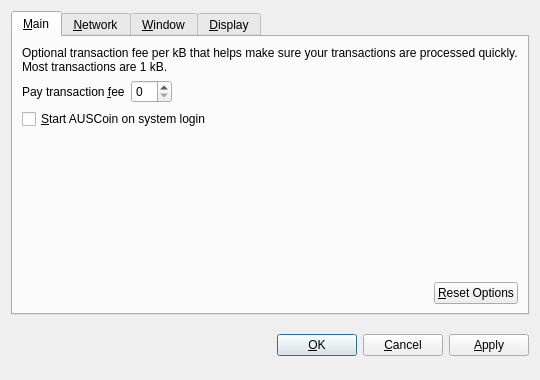
<?xml version="1.0" encoding="UTF-8"?>
<ui version="4.0">
 <class>OptionsDialog</class>
 <widget class="QDialog" name="OptionsDialog">
  <property name="geometry">
   <rect>
    <x>0</x>
    <y>0</y>
    <width>540</width>
    <height>380</height>
   </rect>
  </property>
  <property name="windowTitle">
   <string>Options</string>
  </property>
  <property name="modal">
   <bool>true</bool>
  </property>
  <layout class="QVBoxLayout" name="verticalLayout">
   <item>
    <widget class="QTabWidget" name="tabWidget">
     <property name="tabPosition">
      <enum>QTabWidget::North</enum>
     </property>
     <property name="currentIndex">
      <number>0</number>
     </property>
     <widget class="QWidget" name="tabMain">
      <attribute name="title">
       <string>&amp;Main</string>
      </attribute>
      <layout class="QVBoxLayout" name="verticalLayout_Main">
       <item>
        <widget class="QLabel" name="transactionFeeInfoLabel">
         <property name="text">
          <string>Optional transaction fee per kB that helps make sure your transactions are processed quickly. Most transactions are 1 kB.</string>
         </property>
         <property name="textFormat">
          <enum>Qt::PlainText</enum>
         </property>
         <property name="wordWrap">
          <bool>true</bool>
         </property>
        </widget>
       </item>
       <item>
        <layout class="QHBoxLayout" name="horizontalLayout_1_Main">
         <item>
          <widget class="QLabel" name="transactionFeeLabel">
           <property name="text">
            <string>Pay transaction &amp;fee</string>
           </property>
           <property name="textFormat">
            <enum>Qt::PlainText</enum>
           </property>
           <property name="buddy">
            <cstring>transactionFee</cstring>
           </property>
          </widget>
         </item>
         <item>
          <widget class="BitcoinAmountField" name="transactionFee"/>
         </item>
         <item>
          <spacer name="horizontalSpacer_1_Main">
           <property name="orientation">
            <enum>Qt::Horizontal</enum>
           </property>
           <property name="sizeHint" stdset="0">
            <size>
             <width>40</width>
             <height>20</height>
            </size>
           </property>
          </spacer>
         </item>
        </layout>
       </item>
       <item>
        <widget class="QCheckBox" name="bitcoinAtStartup">
         <property name="toolTip">
          <string>Automatically start AUSCoin after logging in to the system.</string>
         </property>
         <property name="text">
          <string>&amp;Start AUSCoin on system login</string>
         </property>
        </widget>
       </item>
       <item>
        <spacer name="verticalSpacer_Main">
         <property name="orientation">
          <enum>Qt::Vertical</enum>
         </property>
         <property name="sizeHint" stdset="0">
          <size>
           <width>20</width>
           <height>40</height>
          </size>
         </property>
        </spacer>
       </item>
       <item>
        <layout class="QHBoxLayout" name="horizontalLayout_2_Main">
         <item>
          <spacer name="horizontalSpacer_2_Main">
           <property name="orientation">
            <enum>Qt::Horizontal</enum>
           </property>
           <property name="sizeHint" stdset="0">
            <size>
             <width>40</width>
             <height>20</height>
            </size>
           </property>
          </spacer>
         </item>
         <item>
          <widget class="QPushButton" name="resetButton">
           <property name="toolTip">
            <string>Reset all client options to default.</string>
           </property>
           <property name="text">
            <string>&amp;Reset Options</string>
           </property>
           <property name="autoDefault">
            <bool>false</bool>
           </property>
          </widget>
         </item>
        </layout>
       </item>
      </layout>
     </widget>
     <widget class="QWidget" name="tabNetwork">
      <attribute name="title">
       <string>&amp;Network</string>
      </attribute>
      <layout class="QVBoxLayout" name="verticalLayout_Network">
       <item>
        <widget class="QCheckBox" name="mapPortUpnp">
         <property name="toolTip">
          <string>Automatically open the AUSCoin client port on the router. This only works when your router supports UPnP and it is enabled.</string>
         </property>
         <property name="text">
          <string>Map port using &amp;UPnP</string>
         </property>
        </widget>
       </item>
       <item>
        <widget class="QCheckBox" name="connectSocks">
         <property name="toolTip">
          <string>Connect to the AUSCoin network through a SOCKS proxy (e.g. when connecting through Tor).</string>
         </property>
         <property name="text">
          <string>&amp;Connect through SOCKS proxy:</string>
         </property>
        </widget>
       </item>
       <item>
        <layout class="QHBoxLayout" name="horizontalLayout_Network">
         <item>
          <widget class="QLabel" name="proxyIpLabel">
           <property name="text">
            <string>Proxy &amp;IP:</string>
           </property>
           <property name="textFormat">
            <enum>Qt::PlainText</enum>
           </property>
           <property name="buddy">
            <cstring>proxyIp</cstring>
           </property>
          </widget>
         </item>
         <item>
          <widget class="QValidatedLineEdit" name="proxyIp">
           <property name="maximumSize">
            <size>
             <width>140</width>
             <height>16777215</height>
            </size>
           </property>
           <property name="toolTip">
            <string>IP address of the proxy (e.g. 127.0.0.1)</string>
           </property>
          </widget>
         </item>
         <item>
          <widget class="QLabel" name="proxyPortLabel">
           <property name="text">
            <string>&amp;Port:</string>
           </property>
           <property name="textFormat">
            <enum>Qt::PlainText</enum>
           </property>
           <property name="buddy">
            <cstring>proxyPort</cstring>
           </property>
          </widget>
         </item>
         <item>
          <widget class="QLineEdit" name="proxyPort">
           <property name="maximumSize">
            <size>
             <width>55</width>
             <height>16777215</height>
            </size>
           </property>
           <property name="toolTip">
            <string>Port of the proxy (e.g. 9050)</string>
           </property>
          </widget>
         </item>
         <item>
          <widget class="QLabel" name="socksVersionLabel">
           <property name="text">
            <string>SOCKS &amp;Version:</string>
           </property>
           <property name="textFormat">
            <enum>Qt::PlainText</enum>
           </property>
           <property name="buddy">
            <cstring>socksVersion</cstring>
           </property>
          </widget>
         </item>
         <item>
          <widget class="QValueComboBox" name="socksVersion">
           <property name="toolTip">
            <string>SOCKS version of the proxy (e.g. 5)</string>
           </property>
          </widget>
         </item>
         <item>
          <spacer name="horizontalSpacer_Network">
           <property name="orientation">
            <enum>Qt::Horizontal</enum>
           </property>
           <property name="sizeHint" stdset="0">
            <size>
             <width>40</width>
             <height>20</height>
            </size>
           </property>
          </spacer>
         </item>
        </layout>
       </item>
       <item>
        <spacer name="verticalSpacer_Network">
         <property name="orientation">
          <enum>Qt::Vertical</enum>
         </property>
         <property name="sizeHint" stdset="0">
          <size>
           <width>20</width>
           <height>40</height>
          </size>
         </property>
        </spacer>
       </item>
      </layout>
     </widget>
     <widget class="QWidget" name="tabWindow">
      <attribute name="title">
       <string>&amp;Window</string>
      </attribute>
      <layout class="QVBoxLayout" name="verticalLayout_Window">
       <item>
        <widget class="QCheckBox" name="minimizeToTray">
         <property name="toolTip">
          <string>Show only a tray icon after minimizing the window.</string>
         </property>
         <property name="text">
          <string>&amp;Minimize to the tray instead of the taskbar</string>
         </property>
        </widget>
       </item>
       <item>
        <widget class="QCheckBox" name="minimizeOnClose">
         <property name="toolTip">
          <string>Minimize instead of exit the application when the window is closed. When this option is enabled, the application will be closed only after selecting Quit in the menu.</string>
         </property>
         <property name="text">
          <string>M&amp;inimize on close</string>
         </property>
        </widget>
       </item>
       <item>
        <spacer name="verticalSpacer_Window">
         <property name="orientation">
          <enum>Qt::Vertical</enum>
         </property>
         <property name="sizeHint" stdset="0">
          <size>
           <width>20</width>
           <height>40</height>
          </size>
         </property>
        </spacer>
       </item>
      </layout>
     </widget>
     <widget class="QWidget" name="tabDisplay">
      <attribute name="title">
       <string>&amp;Display</string>
      </attribute>
      <layout class="QVBoxLayout" name="verticalLayout_Display">
       <item>
        <layout class="QHBoxLayout" name="horizontalLayout_1_Display">
         <item>
          <widget class="QLabel" name="langLabel">
           <property name="text">
            <string>User Interface &amp;language:</string>
           </property>
           <property name="textFormat">
            <enum>Qt::PlainText</enum>
           </property>
           <property name="buddy">
            <cstring>lang</cstring>
           </property>
          </widget>
         </item>
         <item>
          <widget class="QValueComboBox" name="lang">
           <property name="toolTip">
            <string>The user interface language can be set here. This setting will take effect after restarting AUSCoin.</string>
           </property>
          </widget>
         </item>
        </layout>
       </item>
       <item>
        <layout class="QHBoxLayout" name="horizontalLayout_2_Display">
         <item>
          <widget class="QLabel" name="unitLabel">
           <property name="text">
            <string>&amp;Unit to show amounts in:</string>
           </property>
           <property name="textFormat">
            <enum>Qt::PlainText</enum>
           </property>
           <property name="buddy">
            <cstring>unit</cstring>
           </property>
          </widget>
         </item>
         <item>
          <widget class="QValueComboBox" name="unit">
           <property name="toolTip">
            <string>Choose the default subdivision unit to show in the interface and when sending coins.</string>
           </property>
          </widget>
         </item>
        </layout>
       </item>
       <item>
        <widget class="QCheckBox" name="displayAddresses">
         <property name="toolTip">
          <string>Whether to show AUSCoin addresses in the transaction list or not.</string>
         </property>
         <property name="text">
          <string>&amp;Display addresses in transaction list</string>
         </property>
        </widget>
       </item>
       <item>
        <widget class="QCheckBox" name="coinControlFeatures">
         <property name="toolTip">
          <string>Whether to show coin control features or not.</string>
         </property>
         <property name="text">
          <string>Display coin &amp;control features (experts only!)</string>
         </property>
        </widget>
       </item>
       <item>
        <spacer name="verticalSpacer_Display">
         <property name="orientation">
          <enum>Qt::Vertical</enum>
         </property>
         <property name="sizeHint" stdset="0">
          <size>
           <width>20</width>
           <height>40</height>
          </size>
         </property>
        </spacer>
       </item>
      </layout>
     </widget>
    </widget>
   </item>
   <item>
    <layout class="QHBoxLayout" name="horizontalLayout_Buttons">
     <item>
      <spacer name="horizontalSpacer_1">
       <property name="orientation">
        <enum>Qt::Horizontal</enum>
       </property>
       <property name="sizeHint" stdset="0">
        <size>
         <width>40</width>
         <height>48</height>
        </size>
       </property>
      </spacer>
     </item>
     <item>
      <widget class="QLabel" name="statusLabel">
       <property name="font">
        <font>
         <weight>75</weight>
         <bold>true</bold>
        </font>
       </property>
       <property name="text">
        <string/>
       </property>
       <property name="textFormat">
        <enum>Qt::PlainText</enum>
       </property>
       <property name="wordWrap">
        <bool>true</bool>
       </property>
      </widget>
     </item>
     <item>
      <spacer name="horizontalSpacer_2">
       <property name="orientation">
        <enum>Qt::Horizontal</enum>
       </property>
       <property name="sizeHint" stdset="0">
        <size>
         <width>40</width>
         <height>48</height>
        </size>
       </property>
      </spacer>
     </item>
     <item>
      <widget class="QPushButton" name="okButton">
       <property name="text">
        <string>&amp;OK</string>
       </property>
      </widget>
     </item>
     <item>
      <widget class="QPushButton" name="cancelButton">
       <property name="text">
        <string>&amp;Cancel</string>
       </property>
       <property name="autoDefault">
        <bool>false</bool>
       </property>
      </widget>
     </item>
     <item>
      <widget class="QPushButton" name="applyButton">
       <property name="text">
        <string>&amp;Apply</string>
       </property>
       <property name="autoDefault">
        <bool>false</bool>
       </property>
      </widget>
     </item>
    </layout>
   </item>
  </layout>
 </widget>
 <customwidgets>
  <customwidget>
   <class>BitcoinAmountField</class>
   <extends>QSpinBox</extends>
   <header>bitcoinamountfield.h</header>
  </customwidget>
  <customwidget>
   <class>QValueComboBox</class>
   <extends>QComboBox</extends>
   <header>qvaluecombobox.h</header>
  </customwidget>
  <customwidget>
   <class>QValidatedLineEdit</class>
   <extends>QLineEdit</extends>
   <header>qvalidatedlineedit.h</header>
  </customwidget>
 </customwidgets>
 <resources/>
 <connections/>
</ui>
